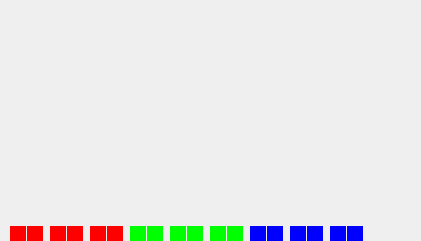
   <widget class="QWidget" name="widget_3" native="true">
    <property name="geometry">
     <rect>
      <x>20</x>
      <y>590</y>
      <width>421</width>
      <height>241</height>
     </rect>
    </property>
    <property name="styleSheet">
     <string notr="true">QWidget  #widget_3 {
border: 1px solid #bbb;
}</string>
    </property>
    <widget class="QSlider" name="e_fish1_size">
     <property name="geometry">
      <rect>
       <x>10</x>
       <y>20</y>
       <width>16</width>
       <height>221</height>
      </rect>
     </property>
     <property name="styleSheet">
      <string notr="true">QSlider::groove:vertical {
border: 0px
}

QSlider::add-page:vertical {
	background-color: rgb(255, 0, 0);

}

</string>
     </property>
     <property name="maximum">
      <number>127</number>
     </property>
     <property name="value">
      <number>10</number>
     </property>
     <property name="orientation">
      <enum>Qt::Vertical</enum>
     </property>
     <property name="invertedAppearance">
      <bool>false</bool>
     </property>
     <property name="invertedControls">
      <bool>false</bool>
     </property>
    </widget>
    <widget class="QSlider" name="e_fish1_xPos">
     <property name="geometry">
      <rect>
       <x>50</x>
       <y>20</y>
       <width>16</width>
       <height>221</height>
      </rect>
     </property>
     <property name="styleSheet">
      <string notr="true">QSlider::groove:vertical {
border: 0px
}

QSlider::add-page:vertical {
	background-color: rgb(255, 0, 0);

}

</string>
     </property>
     <property name="maximum">
      <number>127</number>
     </property>
     <property name="value">
      <number>10</number>
     </property>
     <property name="orientation">
      <enum>Qt::Vertical</enum>
     </property>
     <property name="invertedAppearance">
      <bool>false</bool>
     </property>
     <property name="invertedControls">
      <bool>false</bool>
     </property>
    </widget>
    <widget class="QSlider" name="e_fish1_yPos">
     <property name="geometry">
      <rect>
       <x>90</x>
       <y>20</y>
       <width>16</width>
       <height>221</height>
      </rect>
     </property>
     <property name="styleSheet">
      <string notr="true">QSlider::groove:vertical {
border: 0px
}

QSlider::add-page:vertical {
	background-color: rgb(255, 0, 0);

}

</string>
     </property>
     <property name="maximum">
      <number>127</number>
     </property>
     <property name="value">
      <number>10</number>
     </property>
     <property name="orientation">
      <enum>Qt::Vertical</enum>
     </property>
     <property name="invertedAppearance">
      <bool>false</bool>
     </property>
     <property name="invertedControls">
      <bool>false</bool>
     </property>
    </widget>
    <widget class="QSlider" name="e_fish2_size">
     <property name="geometry">
      <rect>
       <x>130</x>
       <y>20</y>
       <width>16</width>
       <height>221</height>
      </rect>
     </property>
     <property name="styleSheet">
      <string notr="true">QSlider::groove:vertical {
border: 0px
}

QSlider::add-page:vertical {
	background-color: rgb(0, 255, 0);
}

</string>
     </property>
     <property name="maximum">
      <number>127</number>
     </property>
     <property name="value">
      <number>10</number>
     </property>
     <property name="orientation">
      <enum>Qt::Vertical</enum>
     </property>
     <property name="invertedAppearance">
      <bool>false</bool>
     </property>
     <property name="invertedControls">
      <bool>false</bool>
     </property>
    </widget>
    <widget class="QSlider" name="e_fish2_xPos">
     <property name="geometry">
      <rect>
       <x>170</x>
       <y>20</y>
       <width>16</width>
       <height>221</height>
      </rect>
     </property>
     <property name="styleSheet">
      <string notr="true">QSlider::groove:vertical {
border: 0px
}

QSlider::add-page:vertical {
	background-color: rgb(0, 255, 0);
}

</string>
     </property>
     <property name="maximum">
      <number>127</number>
     </property>
     <property name="value">
      <number>10</number>
     </property>
     <property name="orientation">
      <enum>Qt::Vertical</enum>
     </property>
     <property name="invertedAppearance">
      <bool>false</bool>
     </property>
     <property name="invertedControls">
      <bool>false</bool>
     </property>
    </widget>
    <widget class="QSlider" name="e_fish2_yPos">
     <property name="geometry">
      <rect>
       <x>210</x>
       <y>20</y>
       <width>16</width>
       <height>221</height>
      </rect>
     </property>
     <property name="styleSheet">
      <string notr="true">QSlider::groove:vertical {
border: 0px
}

QSlider::add-page:vertical {
	background-color: rgb(0, 255, 0);
}

</string>
     </property>
     <property name="maximum">
      <number>127</number>
     </property>
     <property name="value">
      <number>10</number>
     </property>
     <property name="orientation">
      <enum>Qt::Vertical</enum>
     </property>
     <property name="invertedAppearance">
      <bool>false</bool>
     </property>
     <property name="invertedControls">
      <bool>false</bool>
     </property>
    </widget>
    <widget class="QSlider" name="e_activity">
     <property name="geometry">
      <rect>
       <x>250</x>
       <y>20</y>
       <width>16</width>
       <height>221</height>
      </rect>
     </property>
     <property name="styleSheet">
      <string notr="true">QSlider::groove:vertical {
border: 0px
}

QSlider::add-page:vertical {
	background-color: rgb(0, 0, 255);

}

</string>
     </property>
     <property name="maximum">
      <number>127</number>
     </property>
     <property name="value">
      <number>10</number>
     </property>
     <property name="orientation">
      <enum>Qt::Vertical</enum>
     </property>
     <property name="invertedAppearance">
      <bool>false</bool>
     </property>
     <property name="invertedControls">
      <bool>false</bool>
     </property>
    </widget>
    <widget class="QSlider" name="o_fish1_size">
     <property name="geometry">
      <rect>
       <x>27</x>
       <y>20</y>
       <width>16</width>
       <height>221</height>
      </rect>
     </property>
     <property name="styleSheet">
      <string notr="true">QSlider::groove:vertical {
border: 0px
}

QSlider::add-page:vertical {
	background-color: rgb(255, 0, 0);

}

</string>
     </property>
     <property name="maximum">
      <number>127</number>
     </property>
     <property name="value">
      <number>10</number>
     </property>
     <property name="orientation">
      <enum>Qt::Vertical</enum>
     </property>
     <property name="invertedAppearance">
      <bool>false</bool>
     </property>
     <property name="invertedControls">
      <bool>false</bool>
     </property>
    </widget>
    <widget class="QSlider" name="o_fish1_xPos">
     <property name="geometry">
      <rect>
       <x>67</x>
       <y>20</y>
       <width>16</width>
       <height>221</height>
      </rect>
     </property>
     <property name="styleSheet">
      <string notr="true">QSlider::groove:vertical {
border: 0px
}

QSlider::add-page:vertical {
	background-color: rgb(255, 0, 0);

}

</string>
     </property>
     <property name="maximum">
      <number>127</number>
     </property>
     <property name="value">
      <number>10</number>
     </property>
     <property name="orientation">
      <enum>Qt::Vertical</enum>
     </property>
     <property name="invertedAppearance">
      <bool>false</bool>
     </property>
     <property name="invertedControls">
      <bool>false</bool>
     </property>
    </widget>
    <widget class="QSlider" name="o_fish1_yPos">
     <property name="geometry">
      <rect>
       <x>107</x>
       <y>20</y>
       <width>16</width>
       <height>221</height>
      </rect>
     </property>
     <property name="styleSheet">
      <string notr="true">QSlider::groove:vertical {
border: 0px
}

QSlider::add-page:vertical {
	background-color: rgb(255, 0, 0);

}

</string>
     </property>
     <property name="maximum">
      <number>127</number>
     </property>
     <property name="value">
      <number>10</number>
     </property>
     <property name="orientation">
      <enum>Qt::Vertical</enum>
     </property>
     <property name="invertedAppearance">
      <bool>false</bool>
     </property>
     <property name="invertedControls">
      <bool>false</bool>
     </property>
    </widget>
    <widget class="QSlider" name="o_fish2_size">
     <property name="geometry">
      <rect>
       <x>147</x>
       <y>20</y>
       <width>16</width>
       <height>221</height>
      </rect>
     </property>
     <property name="styleSheet">
      <string notr="true">QSlider::groove:vertical {
border: 0px
}

QSlider::add-page:vertical {
	background-color: rgb(0, 255, 0);
}

</string>
     </property>
     <property name="maximum">
      <number>127</number>
     </property>
     <property name="value">
      <number>10</number>
     </property>
     <property name="orientation">
      <enum>Qt::Vertical</enum>
     </property>
     <property name="invertedAppearance">
      <bool>false</bool>
     </property>
     <property name="invertedControls">
      <bool>false</bool>
     </property>
    </widget>
    <widget class="QSlider" name="o_fish2_xPos">
     <property name="geometry">
      <rect>
       <x>187</x>
       <y>20</y>
       <width>16</width>
       <height>221</height>
      </rect>
     </property>
     <property name="styleSheet">
      <string notr="true">QSlider::groove:vertical {
border: 0px
}

QSlider::add-page:vertical {
	background-color: rgb(0, 255, 0);
}

</string>
     </property>
     <property name="maximum">
      <number>127</number>
     </property>
     <property name="value">
      <number>10</number>
     </property>
     <property name="orientation">
      <enum>Qt::Vertical</enum>
     </property>
     <property name="invertedAppearance">
      <bool>false</bool>
     </property>
     <property name="invertedControls">
      <bool>false</bool>
     </property>
    </widget>
    <widget class="QSlider" name="o_fish2_yPos">
     <property name="geometry">
      <rect>
       <x>227</x>
       <y>20</y>
       <width>16</width>
       <height>221</height>
      </rect>
     </property>
     <property name="styleSheet">
      <string notr="true">QSlider::groove:vertical {
border: 0px
}

QSlider::add-page:vertical {
	background-color: rgb(0, 255, 0);
}

</string>
     </property>
     <property name="maximum">
      <number>127</number>
     </property>
     <property name="value">
      <number>10</number>
     </property>
     <property name="orientation">
      <enum>Qt::Vertical</enum>
     </property>
     <property name="invertedAppearance">
      <bool>false</bool>
     </property>
     <property name="invertedControls">
      <bool>false</bool>
     </property>
    </widget>
    <widget class="QSlider" name="o_activity">
     <property name="geometry">
      <rect>
       <x>267</x>
       <y>20</y>
       <width>16</width>
       <height>221</height>
      </rect>
     </property>
     <property name="styleSheet">
      <string notr="true">QSlider::groove:vertical {
border: 0px
}

QSlider::add-page:vertical {
	background-color: rgb(0, 0, 255);

}

</string>
     </property>
     <property name="maximum">
      <number>127</number>
     </property>
     <property name="value">
      <number>10</number>
     </property>
     <property name="orientation">
      <enum>Qt::Vertical</enum>
     </property>
     <property name="invertedAppearance">
      <bool>false</bool>
     </property>
     <property name="invertedControls">
      <bool>false</bool>
     </property>
    </widget>
    <widget class="QSlider" name="e_density">
     <property name="geometry">
      <rect>
       <x>290</x>
       <y>20</y>
       <width>16</width>
       <height>221</height>
      </rect>
     </property>
     <property name="styleSheet">
      <string notr="true">QSlider::groove:vertical {
border: 0px
}

QSlider::add-page:vertical {
	background-color: rgb(0, 0, 255);

}

</string>
     </property>
     <property name="maximum">
      <number>127</number>
     </property>
     <property name="value">
      <number>10</number>
     </property>
     <property name="orientation">
      <enum>Qt::Vertical</enum>
     </property>
     <property name="invertedAppearance">
      <bool>false</bool>
     </property>
     <property name="invertedControls">
      <bool>false</bool>
     </property>
    </widget>
    <widget class="QSlider" name="o_density">
     <property name="geometry">
      <rect>
       <x>307</x>
       <y>20</y>
       <width>16</width>
       <height>221</height>
      </rect>
     </property>
     <property name="styleSheet">
      <string notr="true">QSlider::groove:vertical {
border: 0px
}

QSlider::add-page:vertical {
	background-color: rgb(0, 0, 255);

}

</string>
     </property>
     <property name="maximum">
      <number>127</number>
     </property>
     <property name="value">
      <number>10</number>
     </property>
     <property name="orientation">
      <enum>Qt::Vertical</enum>
     </property>
     <property name="invertedAppearance">
      <bool>false</bool>
     </property>
     <property name="invertedControls">
      <bool>false</bool>
     </property>
    </widget>
    <widget class="QSlider" name="e_excitement">
     <property name="geometry">
      <rect>
       <x>330</x>
       <y>20</y>
       <width>16</width>
       <height>221</height>
      </rect>
     </property>
     <property name="styleSheet">
      <string notr="true">QSlider::groove:vertical {
border: 0px
}

QSlider::add-page:vertical {
	background-color: rgb(0, 0, 255);

}

</string>
     </property>
     <property name="maximum">
      <number>127</number>
     </property>
     <property name="value">
      <number>10</number>
     </property>
     <property name="orientation">
      <enum>Qt::Vertical</enum>
     </property>
     <property name="invertedAppearance">
      <bool>false</bool>
     </property>
     <property name="invertedControls">
      <bool>false</bool>
     </property>
    </widget>
    <widget class="QSlider" name="o_excitement">
     <property name="geometry">
      <rect>
       <x>347</x>
       <y>20</y>
       <width>16</width>
       <height>221</height>
      </rect>
     </property>
     <property name="styleSheet">
      <string notr="true">QSlider::groove:vertical {
border: 0px
}

QSlider::add-page:vertical {
	background-color: rgb(0, 0, 255);

}

</string>
     </property>
     <property name="maximum">
      <number>127</number>
     </property>
     <property name="value">
      <number>10</number>
     </property>
     <property name="orientation">
      <enum>Qt::Vertical</enum>
     </property>
     <property name="invertedAppearance">
      <bool>false</bool>
     </property>
     <property name="invertedControls">
      <bool>false</bool>
     </property>
    </widget>
   </widget>
